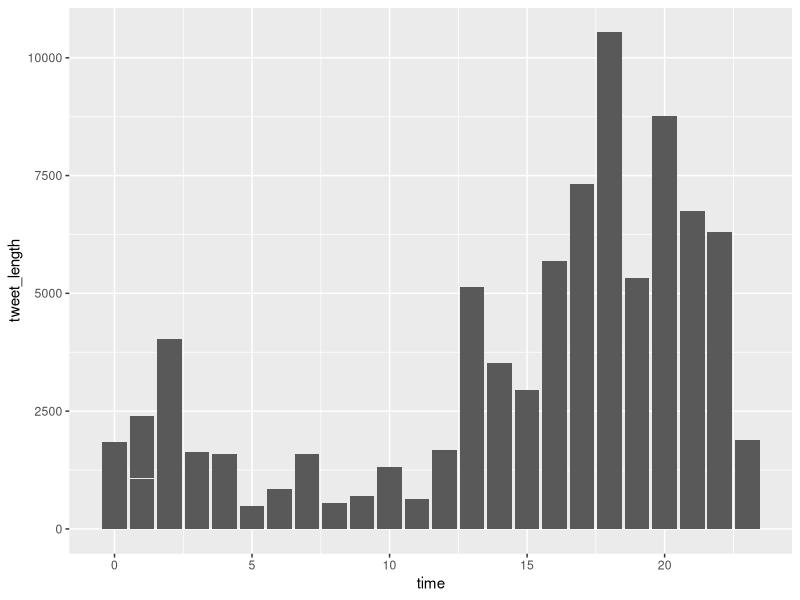
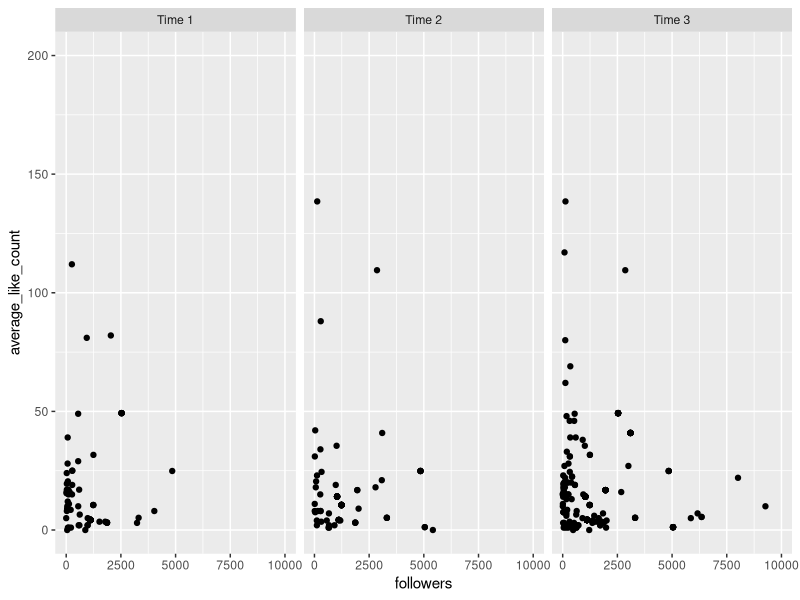

Write R code to recreate these figures, in order.
## ---- chunk 1
library(tidyverse)
library(maps)
library(sf)
library(rnaturalearth)
## ---- chunk 2
tweets <- read.csv("data/tweets.csv")
us_cities <- read.csv("data/uscities.csv")

# credit to https://github.com/tidyverse/dplyr/issues/2278

## ---- chunk 3
tweets %>%
  group_by(location) %>%
  summarize(location_tweet_count = n())

# Data frame of cities of the world and corresponding countries
world_cities <- world.cities %>% 
  as_tibble() %>% 
  rename(c("city" = "name"))

# Data frame of cities in US and corresponding states
us_cities <- us_cities %>% 
  select(city, state_id, state_name)

# create new variable city that is the location pre ,
tweets_locations <- tweets %>% 
  filter(!str_detect(location, "@"), !str_detect(location, ":")) %>% 
  mutate(location_pre_comma = gsub(",.*","", location)) %>%
  mutate(location_pre_comma = case_when(
    location_pre_comma == "北京" ~ "Beijing",
    location_pre_comma == "God's earth" ~ "NA",
    location_pre_comma == "The City College of New York" ~ "New York",
    location_pre_comma == "World" ~ "NA",
    location_pre_comma == "he/they" ~ "NA",
    location_pre_comma == "At the home office" ~ "NA",
    location_pre_comma == "Deutschland" ~ "Germany",
    location_pre_comma == "Distrito Federal" ~ "Mexico City",
    location_pre_comma == "down in dey wid em" ~ "NA",
    location_pre_comma == "Forde-Obama Hall" ~ "NA",
    location_pre_comma == "France & UK" ~ "NA",
    location_pre_comma == "Lil’ Rudyshire" ~ "NA",
    location_pre_comma == "MIT" ~ "Boston",
    location_pre_comma == "New Yorker" ~ "New York",
    location_pre_comma == "OAK / NYC / ATL / The World" ~ "NA",
    location_pre_comma == "SP" ~ "NA",
    location_pre_comma == "Toronto || Ottawa" ~ "NA",
    location_pre_comma == "Tx" ~ "Texas",
    location_pre_comma == "UK" ~ "United Kingdom",
    location_pre_comma == "USA" ~ "United States",
    location_pre_comma == "Worldwide" ~ "NA",
    TRUE ~ location_pre_comma
  ))
  
tweets_locations <- tweets_locations %>%
  mutate(plot_state = case_when(
    location_pre_comma == "Nashville" ~ "Tennessee",
    location_pre_comma =="Merced" ~ "California",
    location_pre_comma == "Vienna" ~ "Austria",
    location_pre_comma == "Madison" ~ "Wisconsin",
    location_pre_comma == "Minneapolis" ~ "Minnesota",
    location_pre_comma == "Philadelphia" ~ "Pennsylvania",
    location_pre_comma == "Boston" ~ "Massachusetts",
    location_pre_comma == "London" ~ "United Kingdom",
    location_pre_comma == "Edinburgh" ~ "United Kingdom",
    location_pre_comma == "Amherst" ~ "Massachusetts",
    location_pre_comma == "Buffalo" ~ "New York",
    location_pre_comma == "Cambridge" ~ "Massachusetts",
    location_pre_comma == "San Diego" ~ "California",
    TRUE ~ as.character(location_pre_comma)
  ))

grouped <- tweets_locations %>%
  count(plot_state) %>%
  arrange(desc(n))

grouped
## ---- chunk 4
tweets %>%
  count(location) %>%
  arrange(desc(n)) %>% 
  head(15)
## ---- chunk 5
# Loading posible map to use
worldmap <- ne_countries(scale = 'medium', type = 'map_units',
                         returnclass = 'sf')

world_map <- map_data("world")

us_map <- map_data("state")


# ggplot() +
#   geom_polygon(data = world_map, aes(x = long, y = lat, group = group), fill = "gray", color = "black") +
#   geom_point(data = tweets, aes(x = long, y = lat, size = retweet_count), color = "red") +
#   theme_minimal() +
#   coord_fixed(1.3)

  #coord_quickmap()


tweets <- tweets%>%
  mutate(continent=case_when(long < -46 & (lat>20 & lat < 46) ~ "North America", 
                             (long > -100  & long<50) &(lat>-100 & lat <20) ~ "South America", 
                             (long > -50  & long<60) &(lat>-50 & lat <50) ~ "Africa", 
                             
                            (long > 25) &(lat>-50 & lat <50) ~ "Europe", 
                            
                          (long > 50  & long<150) &(lat>-12.5) ~ "Asia", 
                          
                        (long > 100) &(lat<-12.5) ~ "Oceania"))


  
  
## ---- chunk 6

tweets_NA<-tweets%>%
  filter(continent=="North America")



# just mapping us data, need to get rid of canada
# ggplot() +
#   geom_polygon(data = us_map, aes(x = long, y = lat, group = group), fill = "white", color = "black") +
#   geom_point(data = tweets_NA, aes(x = long, y = lat, size = retweet_count), color = "red") +
#   theme_minimal() +
#   coord_quickmap()

north_am <- worldmap[worldmap$continent == 'North America',]
us <- worldmap[worldmap$name == 'United States',]

# New US map option
# ggplot() + 
#   geom_sf(data = us) + 
#   theme_bw() +
#   geom_point(data = tweets_NA, aes(x = long, y = lat, size = retweet_count), color = "red") 

## ---- chunk 7
library(lubridate)

tweets <- tweets %>%
  filter(!is.na(datetime))%>%
  mutate(tweet_length = nchar(as.character(content)), 
                              time=(as.numeric(str_sub(datetime, start=12, end=13))))
        

ggplot(tweets, aes(x=time, y = tweet_length)) + 
  geom_col()



## ---- chunk 8
tweets %>%
  filter(verified == TRUE) %>%
  nrow()
## ---- chunk 9
tweets <- tweets %>%
  group_by(username) %>%
  mutate(average_like_count = mean(like_count))


tweets_time<- tweets%>%
  mutate(time_range=case_when(time<=7~"Time 1", 
                              time>7 & time <=15~ "Time 2", 
                              time >15~"Time 3"))
ggplot(tweets_time, aes(followers, average_like_count))+
  geom_point()+
  facet_grid(~time_range)+
  scale_x_continuous(limits=c(0, 10000))+
  scale_y_continuous(limits=c(0, 200))
  
  
